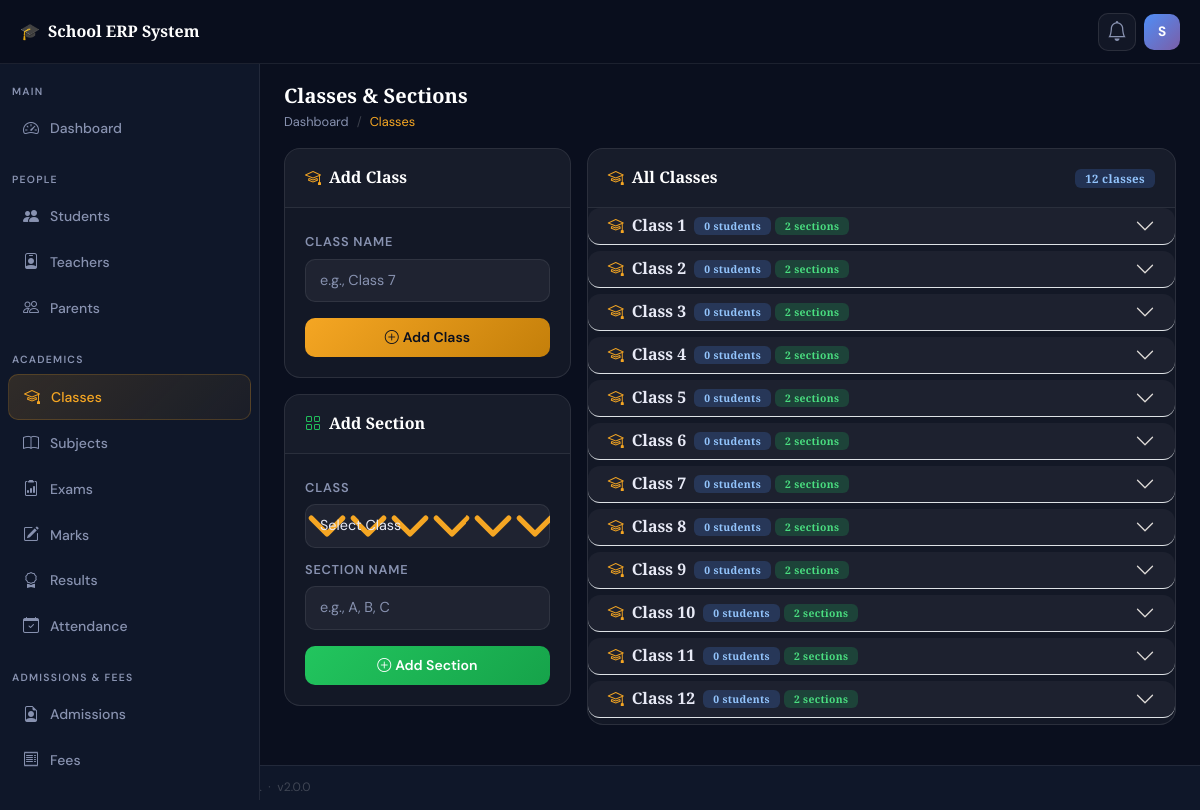
Screenshot of /admin/classes/ (signed in) with the database file from the repository.
### tables this page shows
CREATE TABLE IF NOT EXISTS `classes` (
  `id`         INT UNSIGNED AUTO_INCREMENT PRIMARY KEY,
  `name`       VARCHAR(50) NOT NULL,
  `created_at` TIMESTAMP DEFAULT CURRENT_TIMESTAMP
);

### includes/functions.php (called while the page is built, shortened)
<?php
function sanitize(string $data): string { return htmlspecialchars(trim($data), ENT_QUOTES|ENT_HTML5, 'UTF-8'); }

### admin/classes/index.php (the view, shortened to what this page needs)
<?php
require_once dirname(__DIR__, 2) . '/config/config.php';
$classes=$pdo->query("SELECT c.*,COUNT(DISTINCT s.id) as student_count,COUNT(DISTINCT sec.id) as section_count FROM classes c LEFT JOIN students s ON s.class_id=c.id AND s.status='active' LEFT JOIN sections sec ON sec.class_id=c.id GROUP BY c.id ORDER BY c.id")->fetchAll();
include INCLUDES_PATH.'header.php';
?>
<div class="row g-3">
  <div class="col-12 col-md-4">
    <div class="card mb-3"><div class="card-header"><i class="bi bi-mortarboard me-2" style="color:#f5a623;"></i>Add Class</div>
      <div class="card-body"><form method="POST"><?=csrf_field()?><input type="hidden" name="action" value="add_class">
        <div class="mb-3"><label class="form-label">Class Name</label><input type="text" name="class_name" class="form-control" placeholder="e.g., Class 7" required></div>
        <button type="submit" class="btn btn-primary w-100"><i class="bi bi-plus-circle me-1"></i>Add Class</button>
      </form></div></div>
    <div class="card"><div class="card-header"><i class="bi bi-grid me-2" style="color:#22c55e;"></i>Add Section</div>
      <div class="card-body"><form method="POST"><?=csrf_field()?><input type="hidden" name="action" value="add_section">
        <div class="mb-2"><label class="form-label">Class</label><select name="class_id" class="form-select" required><option value="">Select Class</option>
          <?php foreach($classes as $cl):?><option value="<?=$cl['id']?>"><?=sanitize($cl['name'])?></option><?php endforeach;?></select></div>
        <div class="mb-3"><label class="form-label">Section Name</label><input type="text" name="section_name" class="form-control" placeholder="e.g., A, B, C" required maxlength="10"></div>
        <button type="submit" class="btn btn-success w-100"><i class="bi bi-plus-circle me-1"></i>Add Section</button>
      </form></div></div>
  </div>
  <div class="col-12 col-md-8">
    <div class="card">
      <div class="card-header d-flex justify-content-between align-items-center">
        <span><i class="bi bi-mortarboard me-2" style="color:#f5a623;"></i>All Classes</span>
        <span class="badge bg-primary"><?=count($classes)?> classes</span>
      </div>
      <div class="card-body p-0">
        <?php if(empty($classes)):?>
        <div class="text-center py-5" style="color:var(--text-muted);"><i class="bi bi-mortarboard" style="font-size:2.5rem;display:block;margin-bottom:12px;"></i>No classes yet.</div>
        <?php else:?>
        <div class="accordion" id="classAccordion">
          <?php foreach($classes as $cl): $sections=get_sections_by_class((int)$cl['id']);?>
          <div class="accordion-item border-0 border-bottom">
            <h2 class="accordion-header">
              <button class="accordion-button collapsed py-2 fw-semibold" type="button" data-bs-toggle="collapse" data-bs-target="#class<?=$cl['id']?>">
                <i class="bi bi-mortarboard me-2" style="color:#f5a623;"></i><?=sanitize($cl['name'])?>
                <span class="ms-2 badge bg-primary" style="font-size:0.65rem;"><?=$cl['student_count']?> students</span>
                <span class="ms-1 badge bg-success" style="font-size:0.65rem;"><?=$cl['section_count']?> sections</span>
              </button>
            </h2>
          </div>
          <?php endforeach;?>
        </div>
        <?php endif;?>
      </div>
    </div>
  </div>
</div>
<?php include INCLUDES_PATH.'footer.php';?>

### assets/css/style.css (style rules this page uses)
:root { --navy: #0a0f1e; --navy-2: #0f1729; --navy-3: #131d35; --navy-4: #1a2545; --gold: #f5a623; --gold-light: #ffc857; --gold-dark: #c47f0a; --accent: #4f8ef7; --accent-2: #7b5ea7; --white: #ffffff; --off-white: #f0f4ff; --text-main: #e8eaf6; --text-muted: #8892b0; --border: rgba(255,255,255,0.08); --border-2: rgba(245,166,35,0.25); --sidebar-w: 260px; --navbar-h: 64px; --glass-bg: rgba(255,255,255,0.04); --glass-border:rgba(255,255,255,0.10); --glass-blur: blur(16px); --shadow-sm: 0 2px 8px rgba(0,0,0,0.3); --shadow-md: 0 8px 32px rgba(0,0,0,0.4); --shadow-gold: 0 4px 20px rgba(245,166,35,0.25); --shadow-blue: 0 4px 20px rgba(79,142,247,0.25); --tr: 0.25s cubic-bezier(0.4,0,0.2,1); --pub-primary: #0a0f1e; --pub-accent: #f5a623; }
*, *::before, *::after { box-sizing: border-box; }
body { font-family: 'DM Sans', system-ui, sans-serif; background: var(--navy); color: var(--text-main); line-height: 1.6; -webkit-font-smoothing: antialiased; }
h1,h2,h3,h4,h5,h6 { font-family: 'Playfair Display', Georgia, serif; font-weight: 700; color: var(--white); }
.card { background: var(--glass-bg); border: 1px solid var(--glass-border); border-radius: 16px; animation: fadeInUp 0.35s ease both; }
.card-header { padding: 16px 20px; border-bottom: 1px solid var(--border); border-radius: 16px 16px 0 0 !important; background: rgba(255,255,255,0.02); font-family: 'Playfair Display', serif; font-weight: 600; font-size: 1rem; color: var(--white); }
.card-body { padding: 20px; }
.form-control, .form-select { background: rgba(255,255,255,0.05); border: 1px solid var(--border); border-radius: 10px; color: var(--text-main); padding: 10px 14px; transition: all var(--tr); font-size: 0.9rem; }
.form-control::placeholder { color: var(--text-muted); }
.form-select option { background: var(--navy-3); color: var(--text-main); }
.form-label { font-size: 0.8rem; text-transform: uppercase; letter-spacing: 0.06em; color: var(--text-muted); font-weight: 600; margin-bottom: 6px; }
.btn { border-radius: 10px; font-weight: 600; font-size: 0.875rem; padding: 9px 20px; transition: all var(--tr); border: none; cursor: pointer; }
.btn-primary { background: linear-gradient(135deg, var(--gold), var(--gold-dark)); color: var(--navy); }
.btn-success { background: linear-gradient(135deg, #22c55e, #16a34a); color: #fff; }
.badge { border-radius: 6px; padding: 4px 10px; font-size: 0.72rem; font-weight: 600; letter-spacing: 0.03em; }
.badge.bg-success { background: rgba(34,197,94,0.2) !important; color: #4ade80 !important; }
.badge.bg-primary { background: rgba(79,142,247,0.2) !important; color: #93c5fd !important; }
.accordion-item { background: var(--glass-bg); border: 1px solid var(--border); border-radius: 12px !important; margin-bottom: 6px; }
.accordion-button { background: transparent; color: var(--text-main); border-radius: 12px !important; font-weight: 600; }
.accordion-button::after { filter: invert(1); }

### rows the page displays
classes: name "Class 1", student_count "0", section_count "2"
classes: name "Class 2", student_count "0", section_count "2"
classes: name "Class 3", student_count "0", section_count "2"
classes: name "Class 4", student_count "0", section_count "2"
classes: name "Class 5", student_count "0", section_count "2"
classes: name "Class 6", student_count "0", section_count "2"
classes: name "Class 7", student_count "0", section_count "2"
classes: name "Class 8", student_count "0", section_count "2"
classes: name "Class 9", student_count "0", section_count "2"
classes: name "Class 10", student_count "0", section_count "2"
classes: name "Class 11", student_count "0", section_count "2"
classes: name "Class 12", student_count "0", section_count "2"

### other values shown
$site_name "School ERP System"
substr($_SESSION['user_name'] ?? 'U', 0, 1) "S"
$item['section'] "MAIN"
$item['label'] "Dashboard"
$item['section'] "PEOPLE"
$item['label'] "Students"
$item['label'] "Teachers"
$item['label'] "Parents"
$item['section'] "ACADEMICS"
$item['label'] "Classes"
$item['label'] "Subjects"
$item['label'] "Exams"
$item['label'] "Marks"
$item['label'] "Results"
$item['label'] "Attendance"
